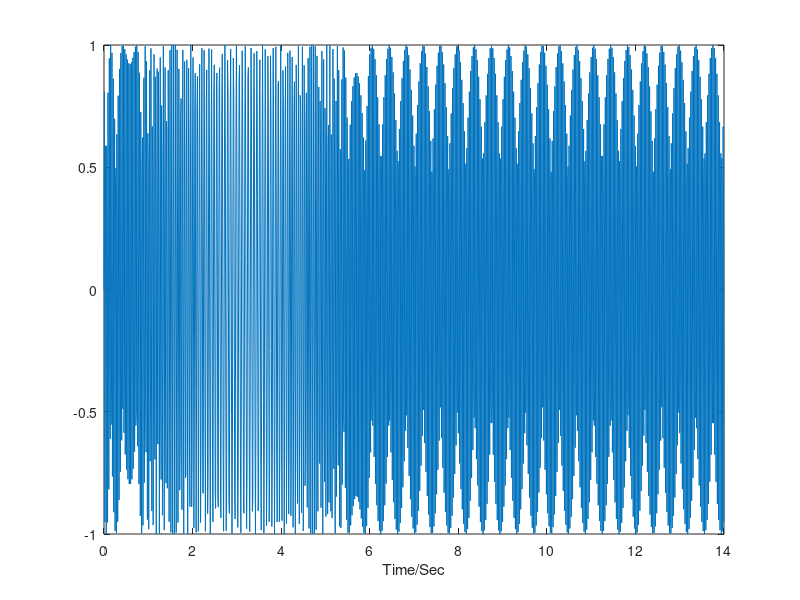
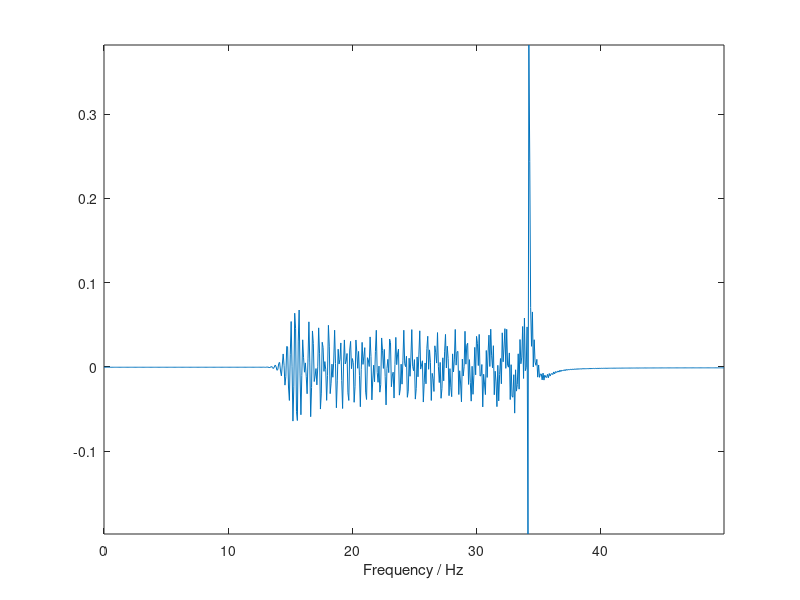

Reproduce these figures in MATLAB, in order. (Note: this script raises an error after producing the figures.)
function  GWarblet_example()
% example to demonstrate the use of GWarblet
%   Written by Y. Yang, March 2011.
%   email: z.peng@sjtu.edu.cn
%	Copyright (c) belongs to the authors of the paper 
%)	Z.K Peng, G. Meng, Z.Q. Lang, F.L Chu, W.M Zhang, Polynomial Chirplet Transform with Application to Instantaneous Frequency Estimation,
%   IEEE Transactions on Measurement and Instrumentation 60(2011) 3222-3229
%	Y Yang, Z.K Peng, G. Meng, W.M Zhang, A Novel Time Frequency Transform for the Analysis of Signals with Time-varying Frequency, 
%   IEEE Transactions on Industrial Electronics, 59(2012) 1612-1621
%   Y Yang, Z.K Peng, G. Meng, W.M Zhang, Characterize highly oscillating frequency modulation using generalized Warblet transform,
%   Mechanical Systems and Signal Processing, 26 (2012) 128-140
% 	Yang, Yang; Zhang, Wenming; Peng, Zhike; Meng, Guang, Multicomponent Signal Analysis Based on Polynomial Chirplet Transform, 
%   IEEE Transactions on Industrial Electronics, 60(2013), pp 3948-3956 
%   The citation about the papers must be included in all publications or
%   thesises as long as this program is used by anyone. 


clc
clear
close all
% non-periodical FM signal
SampFreq = 100;
t1 = 0 : 1/SampFreq : 6;
t2 = 6+1/SampFreq : 1/SampFreq : 14;
t = [t1 t2];
Sig = [sin(2*pi*(25*t1 + 10*sin(t1))) sin(2*pi*(34.2*t2)) ];


figure(1)
set(gcf,'Position',[20 100 320 250]);	    
set(gcf,'Color','w'); 
plot(t,Sig);
axis tight
xlabel('Time/Sec');

figure(2)
set(gcf,'Position',[20 100 320 250]);	    
set(gcf,'Color','w');	
Spec = 2*fft(Sig)/length(t);              % FFT
Freq = linspace(0,SampFreq, length(t));
plot(Freq(1:end/2),Spec(1:end/2));
axis tight
xlabel('Frequency / Hz');

N = 1024;
WinLen = 128;
figure(3)
[Spec,f] = GWarblet(Sig',SampFreq,0,1,N,WinLen);

[v l] = max(Spec,[],1);
[IF, a_n,b_n,fm] = get_fscoeff(f(l),length(t),t,SampFreq);
WinLen =1024;
figure(4)
[Spec,f] = GWarblet(Sig',SampFreq,[-a_n;b_n],fm(2:end),N,WinLen);


